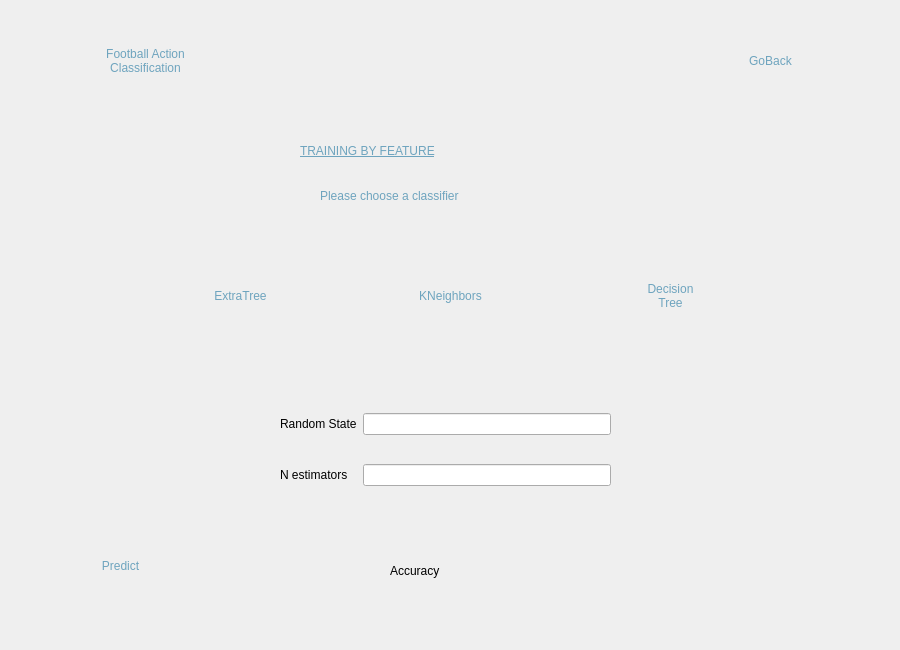
<?xml version="1.0" encoding="UTF-8"?>
<ui version="4.0">
 <class>Dialog</class>
 <widget class="QDialog" name="Dialog">
  <property name="geometry">
   <rect>
    <x>0</x>
    <y>0</y>
    <width>900</width>
    <height>650</height>
   </rect>
  </property>
  <property name="windowTitle">
   <string>Dialog</string>
  </property>
  <widget class="QWidget" name="backgroundwidget" native="true">
   <property name="geometry">
    <rect>
     <x>0</x>
     <y>0</y>
     <width>901</width>
     <height>651</height>
    </rect>
   </property>
   <property name="styleSheet">
    <string notr="true">QWidget#widget{ 
background-color: qlineargradient(spread:pad, x1:0.384211, y1:0.023, x2:0.768, y2:1, stop:0 rgba(29, 30, 73, 255), stop:1 rgba(39, 41, 100, 255));}</string>
   </property>
   <widget class="QLabel" name="backgroundPhoto">
    <property name="geometry">
     <rect>
      <x>0</x>
      <y>-30</y>
      <width>900</width>
      <height>700</height>
     </rect>
    </property>
    <property name="styleSheet">
     <string notr="true"/>
    </property>
    <property name="text">
     <string/>
    </property>
    <property name="pixmap">
     <pixmap>../Media/background.jpg</pixmap>
    </property>
    <property name="scaledContents">
     <bool>true</bool>
    </property>
   </widget>
   <widget class="QPushButton" name="extraTreeButton">
    <property name="geometry">
     <rect>
      <x>170</x>
      <y>250</y>
      <width>141</width>
      <height>91</height>
     </rect>
    </property>
    <property name="styleSheet">
     <string notr="true">QPushButton {
	border-radius: 15px;
	background-color: qlineargradient(spread:pad, x1:0.384211, y1:0.023, x2:0.768, 		y2:1, stop:0 rgba(29, 30, 73, 255), stop:1 rgba(39, 41, 100, 255));

	font: 75 14pt &quot;Comic Sans MS&quot;; color: rgb(110, 164, 190);
}

QPushButton:hover{
	background-color: rgb(54, 57, 138);
}
QPushButton:pressed{
	background-color: rgb(91, 96, 230);
}</string>
    </property>
    <property name="text">
     <string>ExtraTree</string>
    </property>
   </widget>
   <widget class="QPushButton" name="FACButton">
    <property name="geometry">
     <rect>
      <x>10</x>
      <y>10</y>
      <width>271</width>
      <height>101</height>
     </rect>
    </property>
    <property name="cursor">
     <cursorShape>PointingHandCursor</cursorShape>
    </property>
    <property name="styleSheet">
     <string notr="true">QPushButton {
	border-radius: 15px;
	background-color: qlineargradient(spread:pad, x1:0.384211, y1:0.023, x2:0.768, 		y2:1, stop:0 rgba(29, 30, 73, 255), stop:1 rgba(39, 41, 100, 255));

	font: 75 22pt &quot;Comic Sans MS&quot;; color: rgb(110, 164, 190)
}

QPushButton:hover{
	background-color: rgb(54, 57, 138);
}
QPushButton:pressed{
	background-color: rgb(91, 96, 230);
}</string>
    </property>
    <property name="text">
     <string>Football Action
Classification</string>
    </property>
   </widget>
   <widget class="QLabel" name="howItWorksText">
    <property name="geometry">
     <rect>
      <x>320</x>
      <y>170</y>
      <width>241</width>
      <height>51</height>
     </rect>
    </property>
    <property name="styleSheet">
     <string notr="true">font: 75 12pt &quot;Comic Sans MS&quot;; color: rgb(110, 164, 190)</string>
    </property>
    <property name="text">
     <string>Please choose a classifier</string>
    </property>
   </widget>
   <widget class="QLabel" name="howItWorksHeadText">
    <property name="geometry">
     <rect>
      <x>300</x>
      <y>130</y>
      <width>361</width>
      <height>41</height>
     </rect>
    </property>
    <property name="styleSheet">
     <string notr="true">font: 75 18pt &quot;Comic Sans MS&quot;; color: rgb(110, 164, 190);
text-decoration: underline;</string>
    </property>
    <property name="text">
     <string>TRAINING BY FEATURE</string>
    </property>
   </widget>
   <widget class="QPushButton" name="kNeighborsButton">
    <property name="geometry">
     <rect>
      <x>380</x>
      <y>250</y>
      <width>141</width>
      <height>91</height>
     </rect>
    </property>
    <property name="styleSheet">
     <string notr="true">QPushButton {
	border-radius: 15px;
	background-color: qlineargradient(spread:pad, x1:0.384211, y1:0.023, x2:0.768, 		y2:1, stop:0 rgba(29, 30, 73, 255), stop:1 rgba(39, 41, 100, 255));

	font: 75 13pt &quot;Comic Sans MS&quot;; color: rgb(110, 164, 190)
}

QPushButton:hover{
	background-color: rgb(54, 57, 138);
}
QPushButton:pressed{
	background-color: rgb(91, 96, 230);
}</string>
    </property>
    <property name="text">
     <string>KNeighbors</string>
    </property>
   </widget>
   <widget class="QPushButton" name="decisionTreeButton">
    <property name="geometry">
     <rect>
      <x>600</x>
      <y>250</y>
      <width>141</width>
      <height>91</height>
     </rect>
    </property>
    <property name="styleSheet">
     <string notr="true">QPushButton {
	border-radius: 15px;
	background-color: qlineargradient(spread:pad, x1:0.384211, y1:0.023, x2:0.768, 		y2:1, stop:0 rgba(29, 30, 73, 255), stop:1 rgba(39, 41, 100, 255));

	font: 75 13pt &quot;Comic Sans MS&quot;; color: rgb(110, 164, 190)
}

QPushButton:hover{
	background-color: rgb(54, 57, 138);
}
QPushButton:pressed{
	background-color: rgb(91, 96, 230);
}</string>
    </property>
    <property name="text">
     <string>Decision
Tree</string>
    </property>
   </widget>
   <widget class="QPushButton" name="predictButton">
    <property name="geometry">
     <rect>
      <x>50</x>
      <y>520</y>
      <width>141</width>
      <height>91</height>
     </rect>
    </property>
    <property name="styleSheet">
     <string notr="true">QPushButton {
	border-radius: 15px;
	background-color: qlineargradient(spread:pad, x1:0.384211, y1:0.023, x2:0.768, 		y2:1, stop:0 rgba(29, 30, 73, 255), stop:1 rgba(39, 41, 100, 255));

	font: 75 13pt &quot;Comic Sans MS&quot;; color: rgb(110, 164, 190)
}

QPushButton:hover{
	background-color: rgb(54, 57, 138);
}
QPushButton:pressed{
	background-color: rgb(91, 96, 230);
}</string>
    </property>
    <property name="text">
     <string>Predict</string>
    </property>
   </widget>
   <widget class="QPushButton" name="goBackButton">
    <property name="geometry">
     <rect>
      <x>670</x>
      <y>40</y>
      <width>201</width>
      <height>41</height>
     </rect>
    </property>
    <property name="styleSheet">
     <string notr="true">QPushButton {
	border-radius: 15px;
	background-color: qlineargradient(spread:pad, x1:0.384211, y1:0.023, x2:0.768, 		y2:1, stop:0 rgba(29, 30, 73, 255), stop:1 rgba(39, 41, 100, 255));

	font: 75 13pt &quot;Comic Sans MS&quot;; color: rgb(110, 164, 190)
}

QPushButton:hover{
	background-color: rgb(54, 57, 138);
}
QPushButton:pressed{
	background-color: rgb(91, 96, 230);
}</string>
    </property>
    <property name="text">
     <string>GoBack</string>
    </property>
   </widget>
   <widget class="QWidget" name="gridLayoutWidget">
    <property name="geometry">
     <rect>
      <x>280</x>
      <y>390</y>
      <width>331</width>
      <height>121</height>
     </rect>
    </property>
    <layout class="QGridLayout" name="gridLayout">
     <item row="0" column="0">
      <widget class="QLabel" name="firstParameterText">
       <property name="text">
        <string>Random State</string>
       </property>
      </widget>
     </item>
     <item row="1" column="0">
      <widget class="QLabel" name="secondParameterText">
       <property name="text">
        <string>N estimators</string>
       </property>
      </widget>
     </item>
     <item row="0" column="1">
      <widget class="QLineEdit" name="firstParameterEdit"/>
     </item>
     <item row="1" column="1">
      <widget class="QLineEdit" name="secondParameterEdit"/>
     </item>
    </layout>
   </widget>
   <widget class="QLabel" name="accuracyText">
    <property name="geometry">
     <rect>
      <x>390</x>
      <y>560</y>
      <width>57</width>
      <height>21</height>
     </rect>
    </property>
    <property name="text">
     <string>Accuracy</string>
    </property>
   </widget>
  </widget>
 </widget>
 <resources/>
 <connections/>
</ui>
